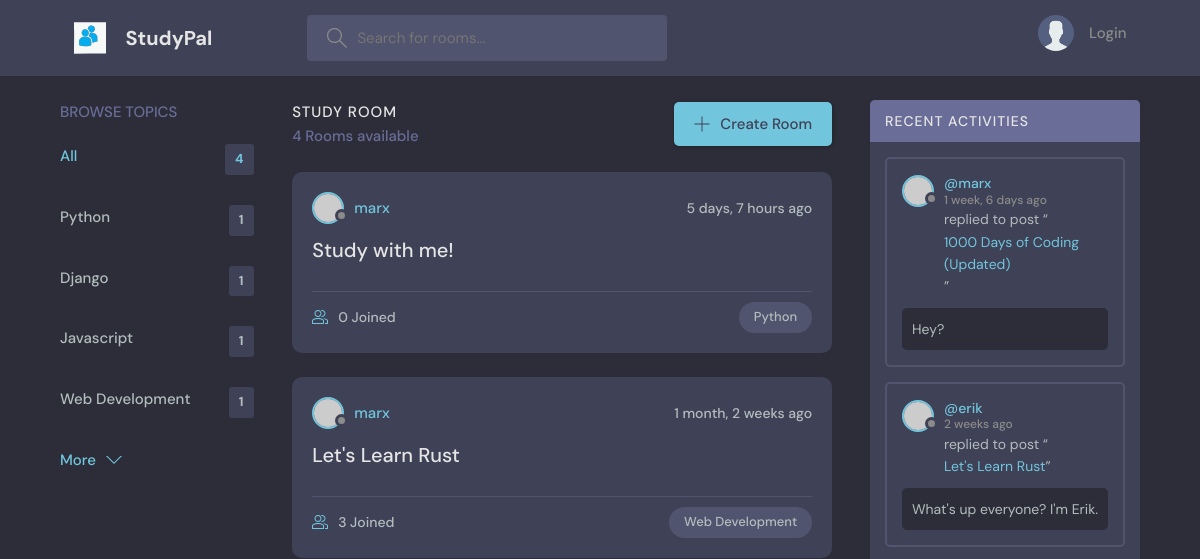
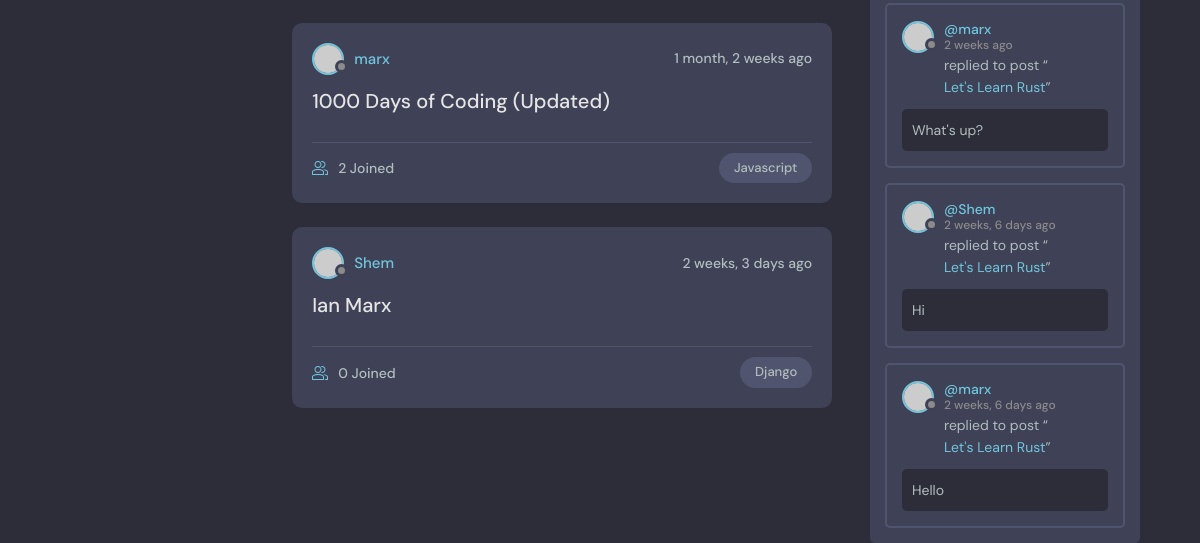
/, run on an earlier commit of the app's database (2 pictures, top to bottom).
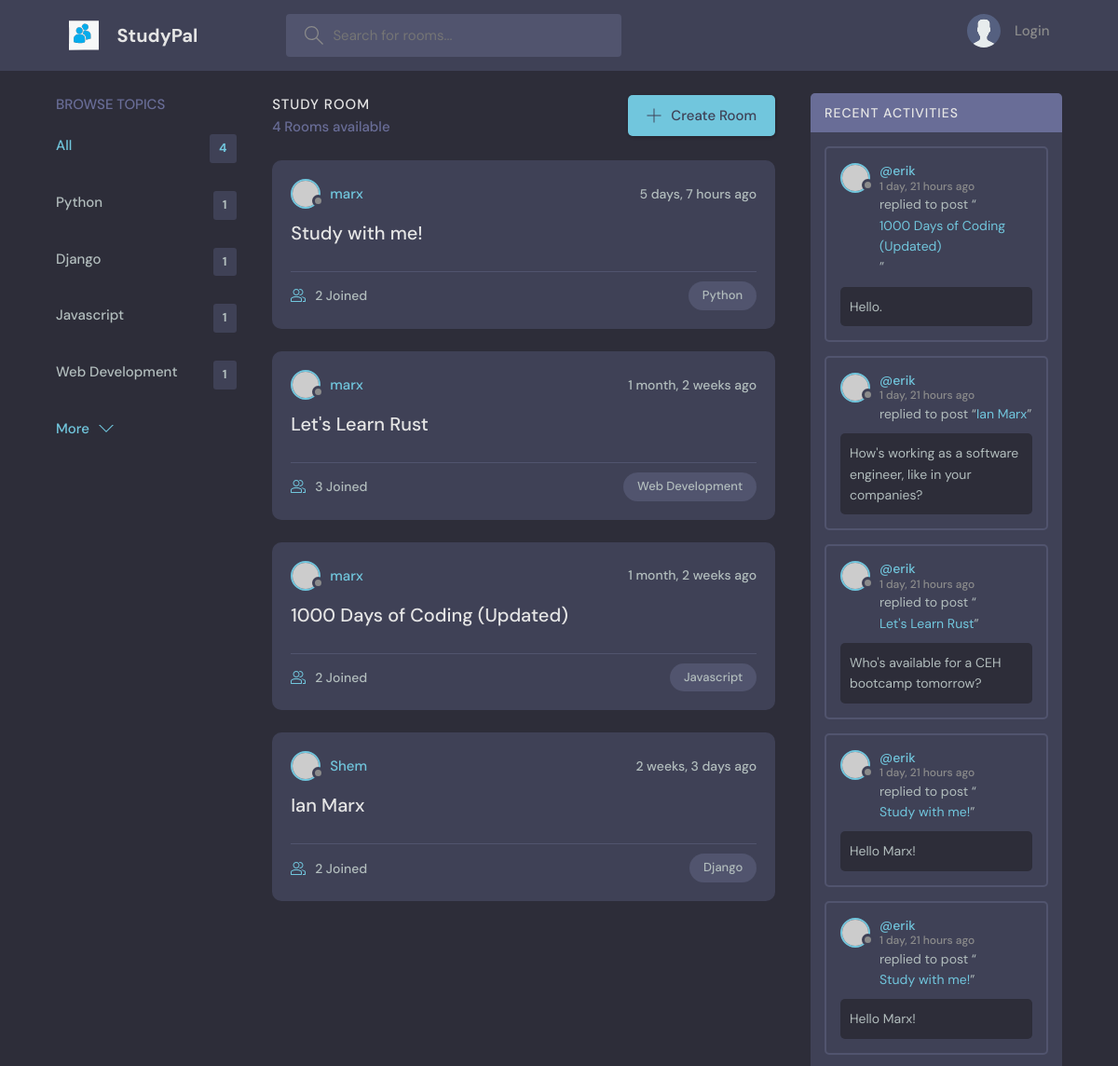
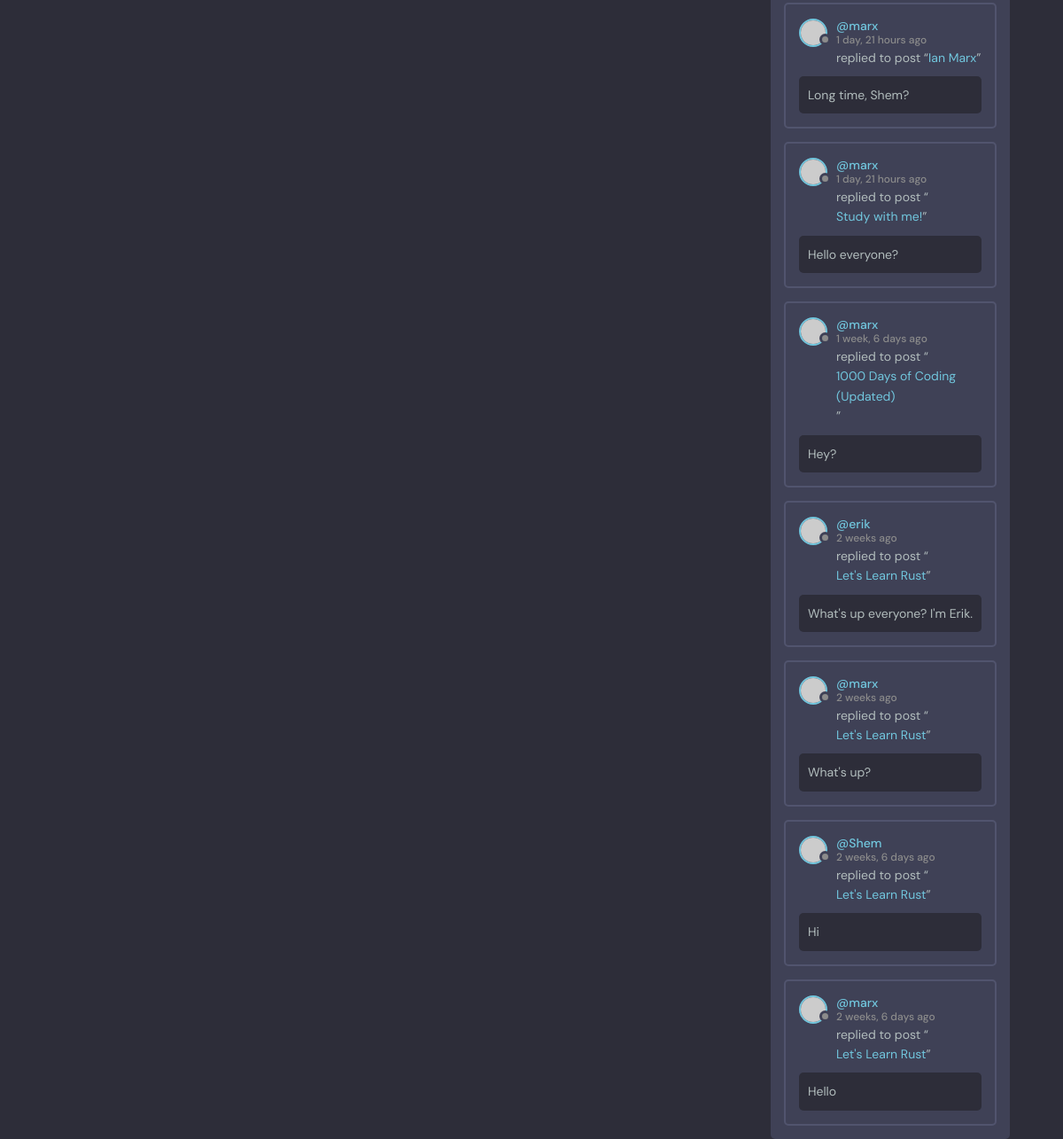
And on a later commit of the database (2 pictures, top to bottom).
### base/models.py (models this page shows, shortened)
class Topic(models.Model):
    name = models.CharField(max_length=200)

class Room(models.Model):
    host = models.ForeignKey(User, on_delete=models.SET_NULL, null=True)
    topic = models.ForeignKey(Topic, on_delete=models.SET_NULL, null=True)
    name = models.CharField(max_length=200)
    description = models.TextField(null = True, blank = True)
    participants = models.ManyToManyField(User, related_name='participants', blank=True)
    updated = models.DateTimeField(auto_now=True)
    created = models.DateTimeField(auto_now_add=True)
    class Meta:
        ordering = ['-updated', '-created']
    def __str__(self):
        return self.name

class Message(models.Model):
    user = models.ForeignKey(User, on_delete=models.CASCADE)
    room = models.ForeignKey(Room, on_delete=models.CASCADE)
    body = models.TextField()
    updated = models.DateTimeField(auto_now=True)
    created = models.DateTimeField(auto_now_add=True)
    class Meta:
        ordering = ['-updated', '-created'] #ordering new messages by the newest

### base/views.py (the view)
# urls.py: path('', views.home, name='home'),
def home(request):
    q = request.GET.get('q') if request.GET.get('q') != None else '' #q is going to be equal to whatever we passed in the url
    rooms = Room.objects.filter(
        Q(topic__name__icontains = q) |
        Q(name__icontains = q) |
            Q(description__icontains = q)
        )
    topics = Topic.objects.all()
    room_count = rooms.count() #You can also use the python len() method
    room_messages = Message.objects.filter(Q(room__topic__name__icontains=q)) #grabbing all recent user messages
    context = {'rooms':rooms, 'topics': topics, 'room_count': room_count, 'room_messages': room_messages}
    return render(request, 'base/home.html', context)#Passing in a dictionary and specifying the value names

### base/templates/base/home.html (shortened to what this page needs)
{% extends 'main.html' %}
{% block content %}
    <main class="layout layout--3">
      <div class="container">
        {% include 'base/topics_component.html' %}
        <div class="roomList">
          <div class="roomList__header">
            <div>
              <h2>Study Room</h2>
              <p>{{room_count}} Rooms available</p>
            </div>
            <a class="btn btn--main" href="{% url 'create-room' %}">
              <svg version="1.1" xmlns="http://www.w3.org/2000/svg" width="32" height="32" viewBox="0 0 32 32">
                <title>add</title>
                <path
                  d="M16.943 0.943h-1.885v14.115h-14.115v1.885h14.115v14.115h1.885v-14.115h14.115v-1.885h-14.115v-14.115z"
                ></path>
              </svg>
              Create Room
            </a>
          </div>
          {% include 'base/feed_component.html' %}
        </div>
        {% include 'base/activity_component.html' %}
      </div>
    </main>
    {% endblock content %}

### base/templates/base/topics_component.html
<div class="topics">
    <div class="topics__header">
      <h2>Browse Topics</h2>
    </div>
    <ul class="topics__list">
      <li>
        <a href="{% url 'home' %}" class="active">All<span>{{topics.count}}</span></a>
      </li>
      {% for topic in topics %}
      <li>
        <a href="{% url 'home' %}?q={{topic.name}}">{{topic.name}}<span>{{topic.room_set.all.count}}</span></a>
      </li>
      {% endfor %}
    </ul>
    <a class="btn btn--link" href="topics.html">
      More
      <svg version="1.1" xmlns="http://www.w3.org/2000/svg" width="32" height="32" viewBox="0 0 32 32">
        <title>chevron-down</title>
        <path d="M16 21l-13-13h-3l16 16 16-16h-3l-13 13z"></path>
      </svg>
    </a>
  </div>

### base/templates/base/feed_component.html (shortened to what this page needs)
{% for room in rooms %}
<div class="roomListRoom">
  <div class="roomListRoom__header">
    <a href="{% url 'user-profile' room.host.id %}" class="roomListRoom__author">
      <div class="avatar avatar--small">
        <img src="https://randomuser.me/api/portraits/women/11.jpg" />
      </div>
      <span>{{room.host.username}}</span>
    </a>
    <div class="roomListRoom__actions">
      <span>{{room.created|timesince}} ago</span>
    </div>
  </div>
  <div class="roomListRoom__content">
    <a href="{% url 'room' room.id %}">{{room.name}}</a>
  </div>
  <div class="roomListRoom__meta">
    <a href="{% url 'room' room.id %}" class="roomListRoom__joined">
      {{room.participants.all.count}} Joined
    </a>
    <p class="roomListRoom__topic">{{room.topic.name}}</p>
  </div>
</div>
{% endfor %}

### base/templates/base/activity_component.html (shortened to what this page needs)
<div class="activities">
    <div class="activities__header">
      <h2>Recent Activities</h2>
    </div>
    {% for message in room_messages %}
    <div class="activities__box">
      <div class="activities__boxHeader roomListRoom__header">
        <a href="{% url 'user-profile' message.user.id %}" class="roomListRoom__author">
          <div class="avatar avatar--small">
            <img src="https://randomuser.me/api/portraits/women/11.jpg" />
          </div>
          <p>
            @{{message.user}}
            <span>{{message.created|timesince}} ago</span>
          </p>
        </a>
      </div>
      <div class="activities__boxContent">
        <p>replied to post “<a href="{% url 'room' message.room.id %}">{{message.room}}</a>”</p>
        <div class="activities__boxRoomContent">
          {{message.body}}
        </div>
      </div>
    </div>
    {% endfor %}
  </div>

What changed in the data, as far as the page shows it:
computed for Room "Study with me!": participants.all.count "0" → "2"
computed for Room "Ian Marx": participants.all.count "0" → "2"
added Message: user "erik", created "1 day, 21 hours", room "1000 Days of Coding (Updated)", body "Hello."
added Message: user "erik", created "1 day, 21 hours", room "Ian Marx", body "How's working as a software engineer, like in your companies?"
added Message: user "erik", created "1 day, 21 hours", room "Let's Learn Rust", body "Who's available for a CEH bootcamp tomorrow?"
added Message: user "erik", created "1 day, 21 hours", room "Study with me!", body "Hello Marx!"
added Message: user "erik", created "1 day, 21 hours", room "Study with me!", body "Hello Marx!"
added Message: user "marx", created "1 day, 21 hours", room "Ian Marx", body "Long time, Shem?"
added Message: user "marx", created "1 day, 21 hours", room "Study with me!", body "Hello everyone?"
